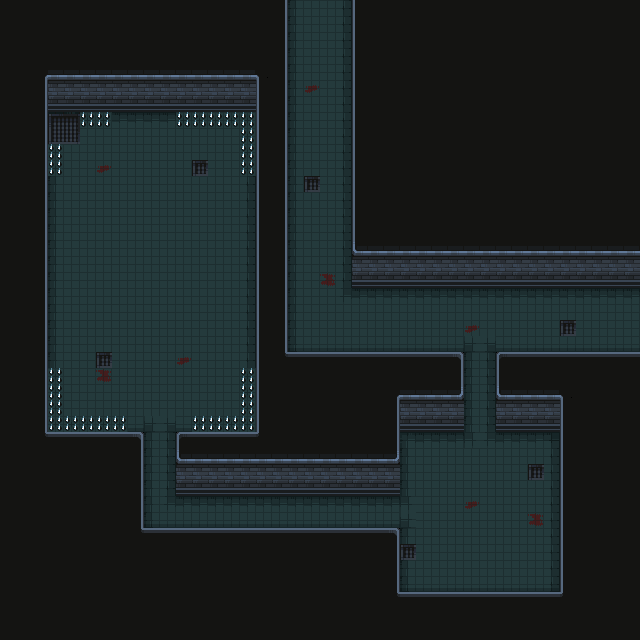

Tiled map render using the project's own tile images. Description and the map definition, with tile-layer contents summarised, below:
An orthogonal 40x40 tile map with 16x16 px tiles, 3 tile layers (Sol, Murs, Objets 1) and 36 objects (22x Collisions, 8x Pics, 5x spawn_mob, Tresor).

<map version="1.10" tiledversion="1.10.2" orientation="orthogonal" renderorder="right-down" width="40" height="40" tilewidth="16" tileheight="16" infinite="0" nextlayerid="5" nextobjectid="42">
 <tileset firstgid="1" source="Nv 1.tsx" />
 <layer id="1" name="Sol" width="40" height="40">
  <data>[1600 cells, 570 non-empty, 17 distinct tile ids]</data>
 </layer>
 <layer id="2" name="Murs" width="40" height="40">
  <data>[1600 cells, 1030 non-empty, 15 distinct tile ids]</data>
 </layer>
 <layer id="3" name="Objets 1" width="40" height="40">
  <data>[1600 cells, 27 non-empty, 1 distinct tile ids]</data>
 </layer>
 <objectgroup id="4" name="objets">
  <object id="1" name="collisions" type="Collisions" x="48" y="92.4444" width="208" height="16" />
  <object id="2" name="collisions" type="Collisions" x="32" y="93.193" width="16" height="338.807" />
  <object id="3" name="collisions" type="Collisions" x="32" y="432" width="112" height="16" />
  <object id="4" name="collisions" type="Collisions" x="176" y="432" width="80" height="16" />
  <object id="5" name="collisions" type="Collisions" x="256" y="91.6959" width="16" height="356.304" />
  <object id="6" name="collisions" type="Collisions" x="128" y="448" width="16" height="80" />
  <object id="7" name="collisions" type="Collisions" x="128" y="528" width="272" height="16" />
  <object id="8" name="collisions" type="Collisions" x="384" y="544" width="16" height="64" />
  <object id="9" name="collisions" type="Collisions" x="400" y="592" width="176" height="16" />
  <object id="10" name="collisions" type="Collisions" x="560" y="429.193" width="16" height="162.807" />
  <object id="12" name="collisions" type="Collisions" x="496" y="412.444" width="80" height="16" />
  <object id="15" name="collisions" type="Collisions" x="384" y="429.193" width="16" height="64" />
  <object id="16" name="collisions" type="Collisions" x="384" y="412.444" width="80" height="16" />
  <object id="17" name="collisions" type="Collisions" x="176" y="476.444" width="208" height="16" />
  <object id="18" name="collisions" type="Collisions" x="288" y="352" width="176" height="16" />
  <object id="19" name="collisions" type="Collisions" x="272" y="0" width="16" height="368" />
  <object id="20" name="collisions" type="Collisions" x="448" y="368" width="16" height="42.9474" />
  <object id="21" name="collisions" type="Collisions" x="496" y="368" width="16" height="42.9474" />
  <object id="22" name="collisions" type="Collisions" x="496" y="352" width="144" height="16" />
  <object id="24" name="collisions" type="Collisions" x="352" y="268.444" width="288" height="16" />
  <object id="25" name="collisions" type="Collisions" x="352" y="0" width="16" height="267.696" />
  <object id="26" name="collisions" type="Collisions" x="176" y="448" width="16" height="32" />
  <object id="27" name="demon" type="spawn_mob" x="318.129" y="155.696">
   <point />
  </object>
  <object id="28" name="bebe_monstre" type="spawn_mob" x="479.813" y="518.737">
   <point />
  </object>
  <object id="29" name="tresor" type="Tresor" x="146.713" y="272.468">
   <point />
  </object>
  <object id="30" name="orc" type="spawn_mob" x="95.0643" y="342.082">
   <point />
  </object>
  <object id="31" name="orc" type="spawn_mob" x="202.854" y="339.836">
   <point />
  </object>
  <object id="32" name="demon" type="spawn_mob" x="273.216" y="506.76">
   <point />
  </object>
  <object id="34" name="pics" type="Pics" x="80" y="112" width="32" height="16" />
  <object id="35" name="pics" type="Pics" x="176" y="112" width="80" height="16" />
  <object id="36" name="pics" type="Pics" x="240" y="128" width="16" height="48" />
  <object id="37" name="pics" type="Pics" x="240" y="368" width="16" height="64" />
  <object id="38" name="pics" type="Pics" x="192" y="416" width="48" height="16" />
  <object id="39" name="pics" type="Pics" x="48" y="368" width="16" height="64" />
  <object id="40" name="pics" type="Pics" x="64" y="416" width="64" height="16" />
  <object id="41" name="pics" type="Pics" x="48" y="144" width="16" height="32" />
 </objectgroup>
</map>
